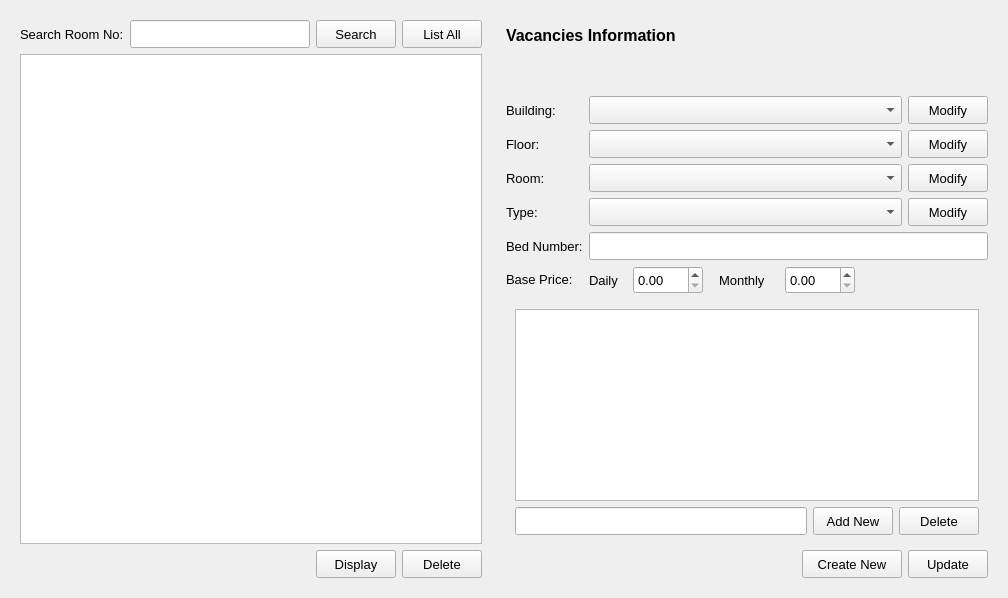
    <widget class="QWidget" name="editRooms">
     <layout class="QGridLayout" name="gridLayout_43">
      <item row="0" column="0">
       <widget class="QWidget" name="wgd_editUserSearch_3" native="true">
        <layout class="QGridLayout" name="gridLayout_41">
         <item row="0" column="0">
          <layout class="QHBoxLayout" name="horizontalLayout_30">
           <item>
            <widget class="QLabel" name="lbl_searchName_3">
             <property name="font">
              <font>
               <pointsize>10</pointsize>
              </font>
             </property>
             <property name="text">
              <string>Search Room No:</string>
             </property>
            </widget>
           </item>
           <item>
            <widget class="QLineEdit" name="le_users_3">
             <property name="minimumSize">
              <size>
               <width>180</width>
               <height>28</height>
              </size>
             </property>
             <property name="font">
              <font>
               <pointsize>10</pointsize>
              </font>
             </property>
            </widget>
           </item>
           <item>
            <widget class="QPushButton" name="btn_searchUsers_3">
             <property name="minimumSize">
              <size>
               <width>60</width>
               <height>28</height>
              </size>
             </property>
             <property name="font">
              <font>
               <pointsize>10</pointsize>
              </font>
             </property>
             <property name="text">
              <string>Search</string>
             </property>
            </widget>
           </item>
           <item>
            <widget class="QPushButton" name="btn_listAllUsers_3">
             <property name="sizePolicy">
              <sizepolicy hsizetype="Preferred" vsizetype="Fixed">
               <horstretch>0</horstretch>
               <verstretch>0</verstretch>
              </sizepolicy>
             </property>
             <property name="minimumSize">
              <size>
               <width>80</width>
               <height>28</height>
              </size>
             </property>
             <property name="font">
              <font>
               <pointsize>10</pointsize>
              </font>
             </property>
             <property name="text">
              <string>List All</string>
             </property>
            </widget>
           </item>
          </layout>
         </item>
         <item row="2" column="0">
          <layout class="QHBoxLayout" name="horizontalLayout_31">
           <item>
            <spacer name="horizontalSpacer_26">
             <property name="orientation">
              <enum>Qt::Horizontal</enum>
             </property>
             <property name="sizeHint" stdset="0">
              <size>
               <width>40</width>
               <height>20</height>
              </size>
             </property>
            </spacer>
           </item>
           <item>
            <widget class="QPushButton" name="btn_displayUser_3">
             <property name="minimumSize">
              <size>
               <width>70</width>
               <height>28</height>
              </size>
             </property>
             <property name="font">
              <font>
               <pointsize>10</pointsize>
              </font>
             </property>
             <property name="text">
              <string>Display</string>
             </property>
            </widget>
           </item>
           <item>
            <widget class="QPushButton" name="pushButton_15">
             <property name="minimumSize">
              <size>
               <width>65</width>
               <height>28</height>
              </size>
             </property>
             <property name="font">
              <font>
               <pointsize>10</pointsize>
              </font>
             </property>
             <property name="text">
              <string>Delete</string>
             </property>
            </widget>
           </item>
          </layout>
         </item>
         <item row="1" column="0">
          <widget class="QTableWidget" name="tableWidget_5">
           <property name="sizePolicy">
            <sizepolicy hsizetype="Preferred" vsizetype="Expanding">
             <horstretch>0</horstretch>
             <verstretch>0</verstretch>
            </sizepolicy>
           </property>
          </widget>
         </item>
        </layout>
       </widget>
      </item>
      <item row="0" column="1">
       <widget class="QWidget" name="wgd_editUserFields_3" native="true">
        <property name="minimumSize">
         <size>
          <width>500</width>
          <height>0</height>
         </size>
        </property>
        <layout class="QGridLayout" name="gridLayout_22">
         <item row="0" column="0">
          <widget class="QLabel" name="label_39">
           <property name="sizePolicy">
            <sizepolicy hsizetype="Preferred" vsizetype="Fixed">
             <horstretch>0</horstretch>
             <verstretch>0</verstretch>
            </sizepolicy>
           </property>
           <property name="minimumSize">
            <size>
             <width>0</width>
             <height>30</height>
            </size>
           </property>
           <property name="font">
            <font>
             <pointsize>12</pointsize>
             <weight>75</weight>
             <bold>true</bold>
            </font>
           </property>
           <property name="text">
            <string>Vacancies Information</string>
           </property>
          </widget>
         </item>
         <item row="1" column="0">
          <spacer name="verticalSpacer_13">
           <property name="orientation">
            <enum>Qt::Vertical</enum>
           </property>
           <property name="sizeType">
            <enum>QSizePolicy::Minimum</enum>
           </property>
           <property name="sizeHint" stdset="0">
            <size>
             <width>20</width>
             <height>40</height>
            </size>
           </property>
          </spacer>
         </item>
         <item row="2" column="0">
          <layout class="QFormLayout" name="formLayout_12">
           <item row="0" column="0">
            <widget class="QLabel" name="lbl_roomBldg">
             <property name="sizePolicy">
              <sizepolicy hsizetype="Minimum" vsizetype="Preferred">
               <horstretch>0</horstretch>
               <verstretch>0</verstretch>
              </sizepolicy>
             </property>
             <property name="minimumSize">
              <size>
               <width>0</width>
               <height>28</height>
              </size>
             </property>
             <property name="font">
              <font>
               <pointsize>10</pointsize>
              </font>
             </property>
             <property name="text">
              <string>Building:</string>
             </property>
            </widget>
           </item>
           <item row="1" column="0">
            <widget class="QLabel" name="lbl_roomFloor">
             <property name="sizePolicy">
              <sizepolicy hsizetype="Minimum" vsizetype="Preferred">
               <horstretch>0</horstretch>
               <verstretch>0</verstretch>
              </sizepolicy>
             </property>
             <property name="minimumSize">
              <size>
               <width>0</width>
               <height>28</height>
              </size>
             </property>
             <property name="font">
              <font>
               <pointsize>10</pointsize>
              </font>
             </property>
             <property name="text">
              <string>Floor:</string>
             </property>
            </widget>
           </item>
           <item row="2" column="0">
            <widget class="QLabel" name="lbl_roomRoom">
             <property name="sizePolicy">
              <sizepolicy hsizetype="Minimum" vsizetype="Preferred">
               <horstretch>0</horstretch>
               <verstretch>0</verstretch>
              </sizepolicy>
             </property>
             <property name="minimumSize">
              <size>
               <width>0</width>
               <height>28</height>
              </size>
             </property>
             <property name="font">
              <font>
               <pointsize>10</pointsize>
              </font>
             </property>
             <property name="text">
              <string>Room:</string>
             </property>
            </widget>
           </item>
           <item row="3" column="0">
            <widget class="QLabel" name="lbl_roomType">
             <property name="sizePolicy">
              <sizepolicy hsizetype="Minimum" vsizetype="Preferred">
               <horstretch>0</horstretch>
               <verstretch>0</verstretch>
              </sizepolicy>
             </property>
             <property name="minimumSize">
              <size>
               <width>0</width>
               <height>28</height>
              </size>
             </property>
             <property name="font">
              <font>
               <pointsize>10</pointsize>
              </font>
             </property>
             <property name="text">
              <string>Type:</string>
             </property>
            </widget>
           </item>
           <item row="4" column="0">
            <widget class="QLabel" name="lbl_roomNo">
             <property name="sizePolicy">
              <sizepolicy hsizetype="Minimum" vsizetype="Preferred">
               <horstretch>0</horstretch>
               <verstretch>0</verstretch>
              </sizepolicy>
             </property>
             <property name="minimumSize">
              <size>
               <width>0</width>
               <height>28</height>
              </size>
             </property>
             <property name="font">
              <font>
               <pointsize>10</pointsize>
              </font>
             </property>
             <property name="text">
              <string>Bed Number:</string>
             </property>
            </widget>
           </item>
           <item row="4" column="1">
            <widget class="QLineEdit" name="le_roomNo">
             <property name="minimumSize">
              <size>
               <width>0</width>
               <height>28</height>
              </size>
             </property>
            </widget>
           </item>
           <item row="3" column="1">
            <layout class="QHBoxLayout" name="horizontalLayout_39">
             <item>
              <widget class="QComboBox" name="cbox_roomType">
               <property name="minimumSize">
                <size>
                 <width>80</width>
                 <height>28</height>
                </size>
               </property>
              </widget>
             </item>
             <item>
              <widget class="QPushButton" name="btn_modRoomType">
               <property name="minimumSize">
                <size>
                 <width>60</width>
                 <height>28</height>
                </size>
               </property>
               <property name="maximumSize">
                <size>
                 <width>80</width>
                 <height>16777215</height>
                </size>
               </property>
               <property name="font">
                <font>
                 <pointsize>10</pointsize>
                </font>
               </property>
               <property name="text">
                <string>Modify</string>
               </property>
              </widget>
             </item>
            </layout>
           </item>
           <item row="2" column="1">
            <layout class="QHBoxLayout" name="horizontalLayout_38">
             <item>
              <widget class="QComboBox" name="cbox_roomRoom">
               <property name="minimumSize">
                <size>
                 <width>80</width>
                 <height>28</height>
                </size>
               </property>
              </widget>
             </item>
             <item>
              <widget class="QPushButton" name="btn_modRoomRoom">
               <property name="minimumSize">
                <size>
                 <width>60</width>
                 <height>28</height>
                </size>
               </property>
               <property name="maximumSize">
                <size>
                 <width>80</width>
                 <height>16777215</height>
                </size>
               </property>
               <property name="font">
                <font>
                 <pointsize>10</pointsize>
                </font>
               </property>
               <property name="text">
                <string>Modify</string>
               </property>
              </widget>
             </item>
            </layout>
           </item>
           <item row="1" column="1">
            <layout class="QHBoxLayout" name="horizontalLayout_37">
             <item>
              <widget class="QComboBox" name="cbox_roomFloor">
               <property name="minimumSize">
                <size>
                 <width>80</width>
                 <height>28</height>
                </size>
               </property>
               <property name="editable">
                <bool>false</bool>
               </property>
               <property name="currentText">
                <string/>
               </property>
               <property name="maxVisibleItems">
                <number>20</number>
               </property>
              </widget>
             </item>
             <item>
              <widget class="QPushButton" name="btn_modRoomFloor">
               <property name="minimumSize">
                <size>
                 <width>60</width>
                 <height>28</height>
                </size>
               </property>
               <property name="maximumSize">
                <size>
                 <width>80</width>
                 <height>16777215</height>
                </size>
               </property>
               <property name="font">
                <font>
                 <pointsize>10</pointsize>
                </font>
               </property>
               <property name="text">
                <string>Modify</string>
               </property>
              </widget>
             </item>
            </layout>
           </item>
           <item row="0" column="1">
            <layout class="QHBoxLayout" name="horizontalLayout_36">
             <item>
              <widget class="QComboBox" name="cbox_roomLoc">
               <property name="minimumSize">
                <size>
                 <width>80</width>
                 <height>28</height>
                </size>
               </property>
               <property name="editable">
                <bool>false</bool>
               </property>
               <property name="currentText">
                <string/>
               </property>
               <property name="maxVisibleItems">
                <number>20</number>
               </property>
              </widget>
             </item>
             <item>
              <widget class="QPushButton" name="btn_modRoomBdlg">
               <property name="minimumSize">
                <size>
                 <width>60</width>
                 <height>28</height>
                </size>
               </property>
               <property name="maximumSize">
                <size>
                 <width>80</width>
                 <height>16777215</height>
                </size>
               </property>
               <property name="font">
                <font>
                 <pointsize>10</pointsize>
                </font>
               </property>
               <property name="text">
                <string>Modify</string>
               </property>
              </widget>
             </item>
            </layout>
           </item>
           <item row="5" column="0">
            <widget class="QLabel" name="label_30">
             <property name="font">
              <font>
               <pointsize>10</pointsize>
              </font>
             </property>
             <property name="text">
              <string>Base Price:</string>
             </property>
            </widget>
           </item>
           <item row="5" column="1">
            <layout class="QHBoxLayout" name="horizontalLayout_55">
             <item>
              <layout class="QHBoxLayout" name="horizontalLayout_53">
               <item>
                <widget class="QLabel" name="label_31">
                 <property name="minimumSize">
                  <size>
                   <width>38</width>
                   <height>28</height>
                  </size>
                 </property>
                 <property name="font">
                  <font>
                   <pointsize>10</pointsize>
                  </font>
                 </property>
                 <property name="text">
                  <string>Daily</string>
                 </property>
                </widget>
               </item>
               <item>
                <widget class="QDoubleSpinBox" name="doubleSpinBox">
                 <property name="minimumSize">
                  <size>
                   <width>70</width>
                   <height>28</height>
                  </size>
                 </property>
                 <property name="font">
                  <font>
                   <pointsize>10</pointsize>
                  </font>
                 </property>
                 <property name="maximum">
                  <double>999.990000000000009</double>
                 </property>
                </widget>
               </item>
              </layout>
             </item>
             <item>
              <spacer name="horizontalSpacer_42">
               <property name="orientation">
                <enum>Qt::Horizontal</enum>
               </property>
               <property name="sizeType">
                <enum>QSizePolicy::Fixed</enum>
               </property>
               <property name="sizeHint" stdset="0">
                <size>
                 <width>10</width>
                 <height>20</height>
                </size>
               </property>
              </spacer>
             </item>
             <item>
              <layout class="QHBoxLayout" name="horizontalLayout_54">
               <item>
                <widget class="QLabel" name="label_32">
                 <property name="minimumSize">
                  <size>
                   <width>60</width>
                   <height>28</height>
                  </size>
                 </property>
                 <property name="font">
                  <font>
                   <pointsize>10</pointsize>
                  </font>
                 </property>
                 <property name="text">
                  <string>Monthly</string>
                 </property>
                </widget>
               </item>
               <item>
                <widget class="QDoubleSpinBox" name="doubleSpinBox_2">
                 <property name="minimumSize">
                  <size>
                   <width>70</width>
                   <height>28</height>
                  </size>
                 </property>
                 <property name="font">
                  <font>
                   <pointsize>10</pointsize>
                  </font>
                 </property>
                 <property name="maximum">
                  <double>999.990000000000009</double>
                 </property>
                </widget>
               </item>
               <item>
                <spacer name="horizontalSpacer_43">
                 <property name="orientation">
                  <enum>Qt::Horizontal</enum>
                 </property>
                 <property name="sizeHint" stdset="0">
                  <size>
                   <width>40</width>
                   <height>20</height>
                  </size>
                 </property>
                </spacer>
               </item>
              </layout>
             </item>
            </layout>
           </item>
          </layout>
         </item>
         <item row="3" column="0">
          <widget class="QStackedWidget" name="stackedWidget_2">
           <property name="currentIndex">
            <number>0</number>
           </property>
           <widget class="QWidget" name="page_4">
            <layout class="QGridLayout" name="gridLayout_42">
             <item row="0" column="0">
              <widget class="QListWidget" name="list_roomTypeLoc">
               <property name="frameShape">
                <enum>QFrame::StyledPanel</enum>
               </property>
              </widget>
             </item>
             <item row="1" column="0">
              <layout class="QHBoxLayout" name="horizontalLayout_32">
               <item>
                <widget class="QLineEdit" name="le_newTypeLoc">
                 <property name="sizePolicy">
                  <sizepolicy hsizetype="Expanding" vsizetype="Fixed">
                   <horstretch>0</horstretch>
                   <verstretch>0</verstretch>
                  </sizepolicy>
                 </property>
                 <property name="minimumSize">
                  <size>
                   <width>0</width>
                   <height>28</height>
                  </size>
                 </property>
                </widget>
               </item>
               <item>
                <widget class="QPushButton" name="btn_newTypeLoc">
                 <property name="minimumSize">
                  <size>
                   <width>80</width>
                   <height>28</height>
                  </size>
                 </property>
                 <property name="font">
                  <font>
                   <pointsize>10</pointsize>
                  </font>
                 </property>
                 <property name="text">
                  <string>Add New</string>
                 </property>
                </widget>
               </item>
               <item>
                <widget class="QPushButton" name="btn_delTypeLoc">
                 <property name="minimumSize">
                  <size>
                   <width>70</width>
                   <height>28</height>
                  </size>
                 </property>
                 <property name="font">
                  <font>
                   <pointsize>10</pointsize>
                  </font>
                 </property>
                 <property name="text">
                  <string>Delete</string>
                 </property>
                </widget>
               </item>
              </layout>
             </item>
            </layout>
           </widget>
           <widget class="QWidget" name="page_9"/>
          </widget>
         </item>
         <item row="4" column="0">
          <layout class="QHBoxLayout" name="horizontalLayout_29">
           <item>
            <widget class="QLabel" name="lbl_editUserWarning_3">
             <property name="sizePolicy">
              <sizepolicy hsizetype="Preferred" vsizetype="Ignored">
               <horstretch>0</horstretch>
               <verstretch>0</verstretch>
              </sizepolicy>
             </property>
             <property name="minimumSize">
              <size>
               <width>0</width>
               <height>28</height>
              </size>
             </property>
             <property name="font">
              <font>
               <pointsize>10</pointsize>
              </font>
             </property>
             <property name="text">
              <string/>
             </property>
            </widget>
           </item>
           <item>
            <spacer name="horizontalSpacer_25">
             <property name="orientation">
              <enum>Qt::Horizontal</enum>
             </property>
             <property name="sizeHint" stdset="0">
              <size>
               <width>40</width>
               <height>20</height>
              </size>
             </property>
            </spacer>
           </item>
           <item>
            <widget class="QPushButton" name="btn_createNewUser_3">
             <property name="minimumSize">
              <size>
               <width>100</width>
               <height>28</height>
              </size>
             </property>
             <property name="font">
              <font>
               <pointsize>10</pointsize>
              </font>
             </property>
             <property name="text">
              <string>Create New</string>
             </property>
            </widget>
           </item>
           <item>
            <widget class="QPushButton" name="pushButton_14">
             <property name="minimumSize">
              <size>
               <width>60</width>
               <height>28</height>
              </size>
             </property>
             <property name="font">
              <font>
               <pointsize>10</pointsize>
              </font>
             </property>
             <property name="text">
              <string>Update</string>
             </property>
            </widget>
           </item>
          </layout>
         </item>
        </layout>
       </widget>
      </item>
     </layout>
    </widget>
